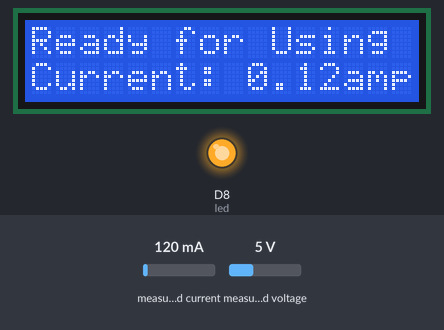
Simulated run of this sketch. Board: ESP8266 (NodeMCU). On the bench: 16×2 character LCD, output pins drawn as LEDs (lit = HIGH). The test bench sets the inputs (shaded band); at power-on: measured current 120 mA, measured voltage 5 V. WiFi joins after 1.5 s; servers stay silent unless stated; uploads are accepted with an empty reply; what the sketch prints to the serial monitor is not drawn.

Above: at 1.7 s.
At 66.6 s:
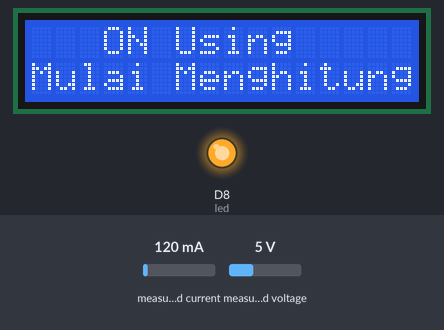
At 128.5 s:
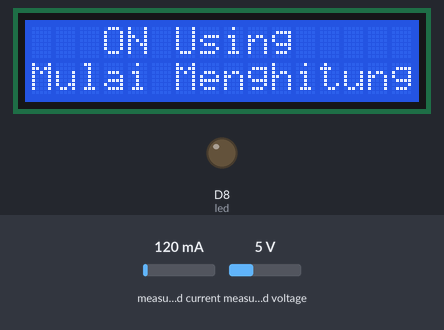
Timing chart, 0 to 130.0 s (numbered marks = the images above):
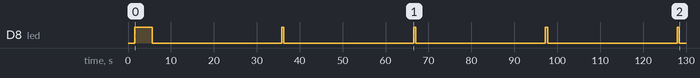

The sketch:

Send_data_API_RealTime.ino
```cpp
#include <PZEM004Tv30.h>
#include <ESP8266WiFi.h>
#include <ESP8266HTTPClient.h>
#include <WiFiClient.h>
#include <LiquidCrystal_I2C.h>
#define led D8

//Konfigurasi WiFi
const char *ssid = "POCO X3 Pro";
const char *password = "bayu1234";

//IP Address Server yang terpasang XAMPP
const char *host = "192.168.225.249";

//deklarate Sensor PZEM-004T
PZEM004Tv30 pzem(14, 12);  // Menggunakan Hardware Serial 3 (RX-D6 -> TX-D5)

//deklarate type lcd i2c
LiquidCrystal_I2C lcd(0x27, 16, 2);

unsigned long start, finished, elapsed;

void setup() {
  Serial.begin(9600);
  pinMode(led, OUTPUT); // deklarasi pin LED 5mm

  lcd.begin();
  lcd.setCursor(2,0);
  lcd.print("Welcome User");
  lcd.setCursor(2,1);
  lcd.print("Connecting");

  WiFi.mode(WIFI_STA);

  WiFi.begin(ssid, password);
  Serial.println("");

  Serial.print("Connecting");
  while (WiFi.status() != WL_CONNECTED) {
    delay(500);
    Serial.print(".");
  }

  //Jika koneksi berhasil, maka akan muncul address di serial monitor
  Serial.println("");
  Serial.print("Connected to ");
  Serial.println(ssid);
  Serial.print("IP address: ");
  Serial.println(WiFi.localIP());

}

void loop() {
  float current = pzem.current();
  if(current != NAN){

    //tampilan diLCD
    lcd.clear();
    lcd.setCursor(0,0);
    lcd.print("Ready for Using");

    lcd.setCursor(0,1);
    lcd.print("Current: ");
    lcd.print(current);
    lcd.print("amp");

    //fungsi LED 5mm
    digitalWrite (led, HIGH); // Led Nyala
    delay(1000);


    //tampilan di serial monitor
    Serial.print("Current: ");
    Serial.print(current);
    Serial.println(" A");
  } else {
    Serial.println("Error reading current");
  }

  if(current != NAN && current>0){
    //tampilan diLCD
    lcd.clear();
    lcd.setCursor(3,0);
    lcd.print("ON Using");
    lcd.setCursor(0,1);
    lcd.print("Mulai Menghitung");

    Serial.println("Mulai menghitung....");

    float voltage_sensor, current_sensor, power_sensor, energy_sensor;
    voltage_sensor = pzem.voltage();
    current_sensor = pzem.current();
    power_sensor = voltage_sensor * current_sensor;
    energy_sensor = pzem.energy();

    int status = 1;
    //mulai mengirim data
    send_data(status, current_sensor, voltage_sensor, power_sensor, energy_sensor);
    delay(2000);

    while(pzem.current()>0){
      status = 2;
      send_data(status, current_sensor, voltage_sensor, power_sensor, energy_sensor);
        //fungsi LED 5mm
        digitalWrite (led, HIGH); // Led Nyala
        delay(500);

      digitalWrite (led, LOW); // Led Mati
      delay(30000); //send data ke server 5 detik sekali
    }

    //selesai perhitungan
    status = 3;
    send_data(status, current_sensor, voltage_sensor, power_sensor, energy_sensor);
  }

  delay(1000);
}

void send_data(int status, float current, float voltage, float power, float energy){

  String status_sensor;
  if(status == 1){
    status_sensor = "start";
  }else if(status == 2){
    status_sensor = "on_count";
  }else if(status == 3){
    status_sensor = "stop";
  }

  String post_data = (String)"id=''&tegangan="+voltage+"&arus="+current+"&daya="+power+"&energi="+energy+"&status_alat="+status_sensor;

  Serial.println(post_data);
  WiFiClient wificlient;

  HTTPClient http;
  http.begin(wificlient,"http://192.168.59.249/monitoring_daya_listrik/config/restapi.php?function=insert_data_sensor");
  http.addHeader("Content-Type", "application/x-www-form-urlencoded");

  auto httpCode = http.POST(post_data);
  String payload = http.getString();
  Serial.println(payload);
}
```

Measured:
- by itself, D8 (led): repeats every 30.7 s: LOW 30.2 s, HIGH 0.50 s
- what the display in image 0 shows lasts 1.0 s, from 1.6 s to 2.6 s
